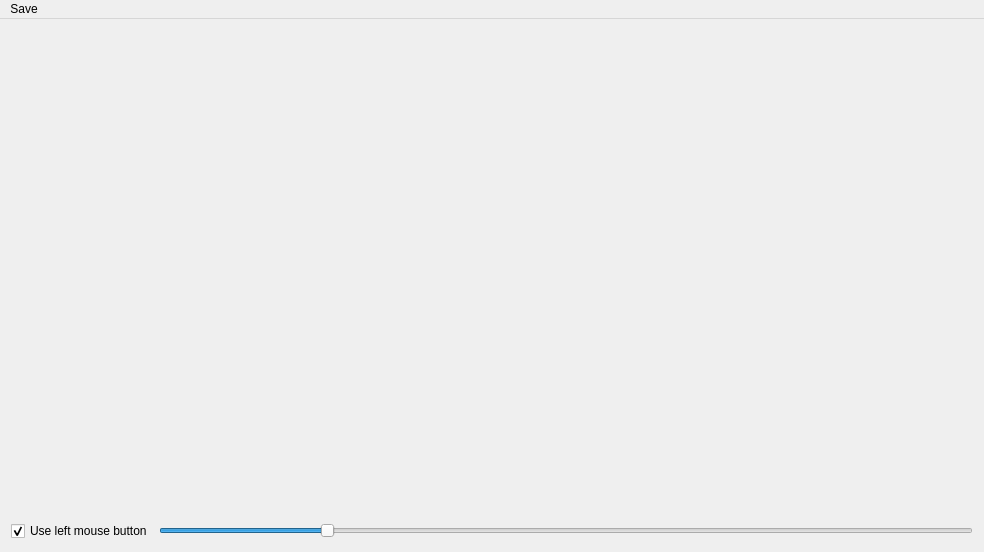
<?xml version="1.0" encoding="UTF-8"?>
<ui version="4.0">
 <class>MainWindow</class>
 <widget class="QMainWindow" name="MainWindow">
  <property name="geometry">
   <rect>
    <x>0</x>
    <y>0</y>
    <width>984</width>
    <height>552</height>
   </rect>
  </property>
  <property name="windowTitle">
   <string>MainWindow</string>
  </property>
  <widget class="QWidget" name="centralWidget">
   <layout class="QGridLayout" name="gridLayout">
    <item row="0" column="0">
     <layout class="QVBoxLayout" name="verticalLayout" stretch="10,0">
      <item>
       <layout class="QHBoxLayout" name="horizontalLayout">
        <item>
         <widget class="MovableWindow" name="julia_image" native="true"/>
        </item>
        <item>
         <widget class="MovableWindow" name="mandelbrot_image" native="true"/>
        </item>
       </layout>
      </item>
      <item>
       <layout class="QHBoxLayout" name="horizontalLayout_2">
        <item>
         <widget class="QCheckBox" name="mouse_checkbox">
          <property name="text">
           <string>Use left mouse button</string>
          </property>
          <property name="checked">
           <bool>true</bool>
          </property>
         </widget>
        </item>
        <item>
         <widget class="QSlider" name="modslider">
          <property name="value">
           <number>20</number>
          </property>
          <property name="orientation">
           <enum>Qt::Horizontal</enum>
          </property>
         </widget>
        </item>
       </layout>
      </item>
     </layout>
    </item>
   </layout>
  </widget>
  <widget class="QMenuBar" name="menuBar">
   <property name="geometry">
    <rect>
     <x>0</x>
     <y>0</y>
     <width>984</width>
     <height>23</height>
    </rect>
   </property>
   <widget class="QMenu" name="menuSpeichern">
    <property name="title">
     <string>Save</string>
    </property>
    <addaction name="actionJulia_Bild"/>
    <addaction name="actionMandelbrot_Bild"/>
   </widget>
   <addaction name="menuSpeichern"/>
  </widget>
  <action name="actionJulia_Bild">
   <property name="text">
    <string>Julia Fractal</string>
   </property>
  </action>
  <action name="actionMandelbrot_Bild">
   <property name="text">
    <string>Mandelbrot Fractal</string>
   </property>
  </action>
 </widget>
 <layoutdefault spacing="6" margin="11"/>
 <customwidgets>
  <customwidget>
   <class>MovableWindow</class>
   <extends>QWidget</extends>
   <header>movablewindow.h</header>
   <container>1</container>
  </customwidget>
 </customwidgets>
 <resources/>
 <connections/>
</ui>
